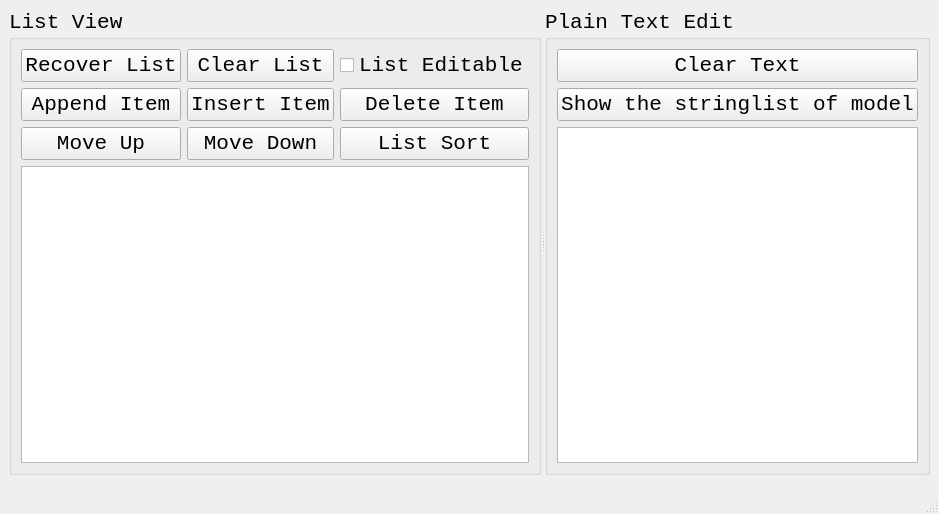
<?xml version="1.0" encoding="UTF-8"?>
<ui version="4.0">
 <class>ListModelView</class>
 <widget class="QMainWindow" name="ListModelView">
  <property name="geometry">
   <rect>
    <x>0</x>
    <y>0</y>
    <width>874</width>
    <height>514</height>
   </rect>
  </property>
  <property name="font">
   <font>
    <family>Consolas</family>
    <pointsize>16</pointsize>
   </font>
  </property>
  <property name="windowTitle">
   <string>ListModelView</string>
  </property>
  <widget class="QWidget" name="centralwidget">
   <layout class="QVBoxLayout" name="verticalLayout_3">
    <item>
     <widget class="QSplitter" name="HS_01">
      <property name="orientation">
       <enum>Qt::Horizontal</enum>
      </property>
      <widget class="QGroupBox" name="GB_01listView">
       <property name="title">
        <string>List View</string>
       </property>
       <layout class="QVBoxLayout" name="verticalLayout">
        <item>
         <layout class="QGridLayout" name="GL_01">
          <item row="0" column="1">
           <widget class="QPushButton" name="PB_02clearList">
            <property name="text">
             <string>Clear List</string>
            </property>
           </widget>
          </item>
          <item row="0" column="2">
           <widget class="QCheckBox" name="CB_01listEditable">
            <property name="text">
             <string>List Editable</string>
            </property>
           </widget>
          </item>
          <item row="1" column="1">
           <widget class="QPushButton" name="PB_04insert">
            <property name="text">
             <string>Insert Item</string>
            </property>
           </widget>
          </item>
          <item row="1" column="2">
           <widget class="QPushButton" name="PB_05delete">
            <property name="text">
             <string>Delete Item</string>
            </property>
           </widget>
          </item>
          <item row="0" column="0">
           <widget class="QPushButton" name="PB_01recovery">
            <property name="text">
             <string>Recover List</string>
            </property>
           </widget>
          </item>
          <item row="1" column="0">
           <widget class="QPushButton" name="PB_03append">
            <property name="text">
             <string>Append Item</string>
            </property>
           </widget>
          </item>
          <item row="2" column="0">
           <widget class="QPushButton" name="PB_06moveUp">
            <property name="text">
             <string>Move Up</string>
            </property>
           </widget>
          </item>
          <item row="2" column="1">
           <widget class="QPushButton" name="PB_07moveDown">
            <property name="text">
             <string>Move Down</string>
            </property>
           </widget>
          </item>
          <item row="2" column="2">
           <widget class="QPushButton" name="PB_08sort">
            <property name="text">
             <string>List Sort</string>
            </property>
            <property name="checkable">
             <bool>true</bool>
            </property>
           </widget>
          </item>
         </layout>
        </item>
        <item>
         <widget class="QListView" name="LV_01"/>
        </item>
       </layout>
      </widget>
      <widget class="QGroupBox" name="GB_02plainTextEdit">
       <property name="title">
        <string>Plain Text Edit</string>
       </property>
       <layout class="QVBoxLayout" name="verticalLayout_2">
        <item>
         <layout class="QVBoxLayout" name="VL_01">
          <item>
           <widget class="QPushButton" name="PB_09clearText">
            <property name="text">
             <string>Clear Text</string>
            </property>
           </widget>
          </item>
          <item>
           <widget class="QPushButton" name="PB_10showModelStringlist">
            <property name="text">
             <string>Show the stringlist of model</string>
            </property>
           </widget>
          </item>
         </layout>
        </item>
        <item>
         <widget class="QPlainTextEdit" name="PTE_01"/>
        </item>
       </layout>
      </widget>
     </widget>
    </item>
   </layout>
  </widget>
  <widget class="QStatusBar" name="statusbar"/>
 </widget>
 <resources/>
 <connections>
  <connection>
   <sender>PB_09clearText</sender>
   <signal>clicked()</signal>
   <receiver>PTE_01</receiver>
   <slot>clear()</slot>
   <hints>
    <hint type="sourcelabel">
     <x>672</x>
     <y>48</y>
    </hint>
    <hint type="destinationlabel">
     <x>679</x>
     <y>189</y>
    </hint>
   </hints>
  </connection>
 </connections>
</ui>
